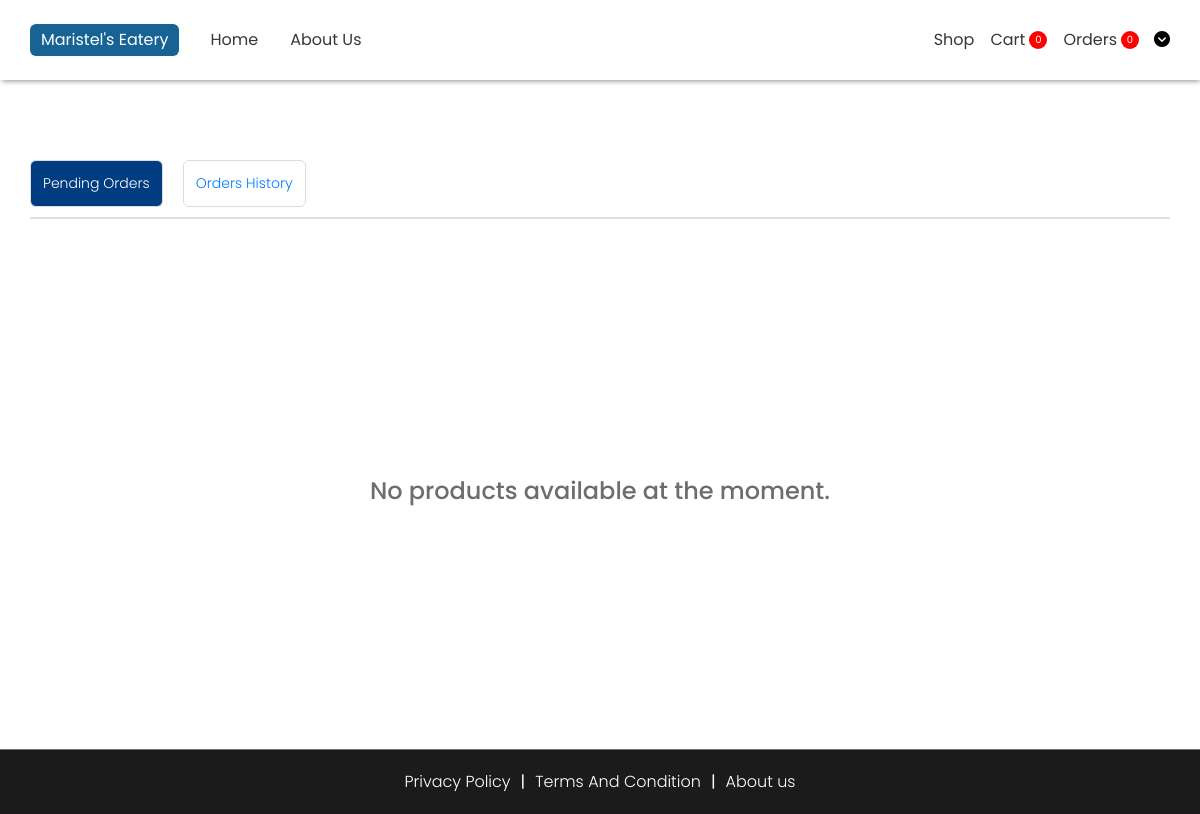
The app's page /components/ProcessOrders.php (signed in), older data.
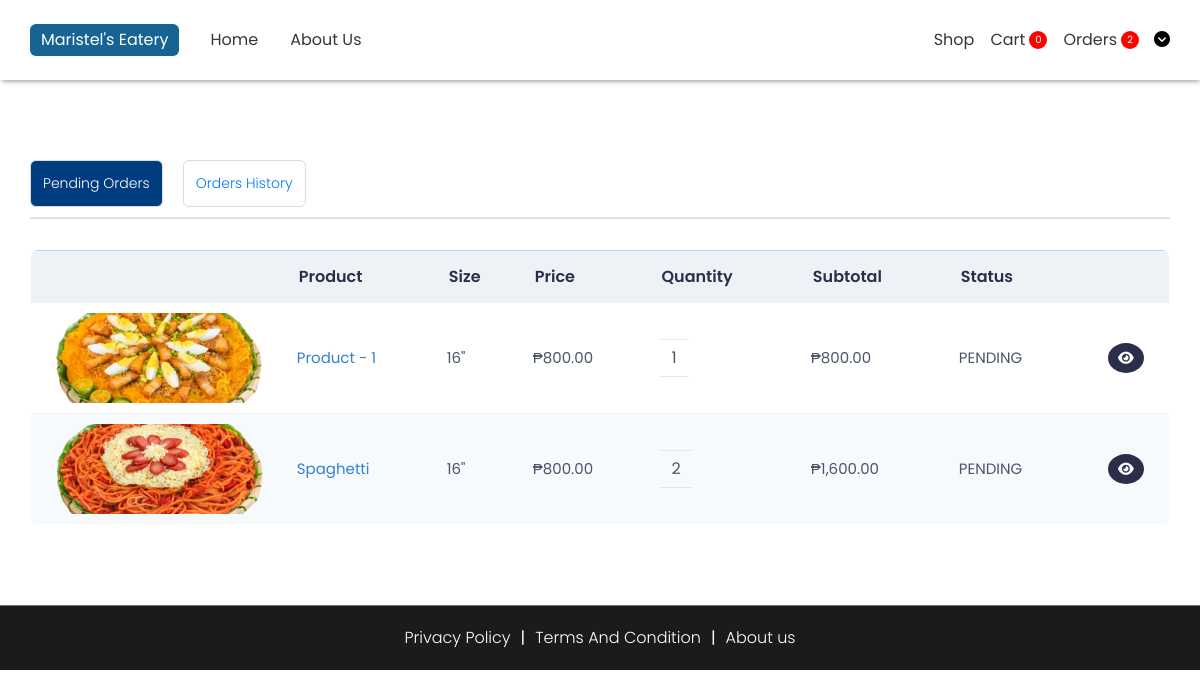
The same page, newer data.
### tables this page shows
CREATE TABLE `tbl_cart` (
  `item_id` int(11) NOT NULL,
  `prod_id` int(11) NOT NULL,
  `prod_qnty` int(11) NOT NULL,
  `prod_size` varchar(50) NOT NULL,
  `order_date` date DEFAULT NULL,
  `claim_date` date DEFAULT NULL,
  `status_id` int(11) NOT NULL DEFAULT 1,
  `order_remarks` varchar(255) DEFAULT 'No remarks',
  `cancel_remarks` varchar(255) DEFAULT 'No remarks',
  `account_id` int(11) NOT NULL
);

CREATE TABLE `tbl_products` (
  `prod_id` int(11) NOT NULL,
  `prod_name` varchar(255) NOT NULL,
  `prod_price_small` int(11) NOT NULL,
  `prod_price_medium` int(11) NOT NULL,
  `prod_price_large` int(11) NOT NULL,
  `prod_description` varchar(255) NOT NULL DEFAULT 'No description yet',
  `prod_type` int(11) NOT NULL,
  `prod_img` varchar(255) NOT NULL
);

### components/ProcessOrders.php (the view, shortened to what this page needs)
<?php
require_once("../backend/config/config.php");
?>
<!DOCTYPE html>
<html lang="en">
<head>
    <link rel="stylesheet" href="../styles/general.css">
    <link rel="stylesheet" href="../styles/footer.css">
    <link rel="stylesheet" href="../styles/navbar.css">
    <link rel="stylesheet" href="../styles/cart.css">
    <link rel="stylesheet" href="https://cdn.jsdelivr.net/npm/bootstrap@4.0.0/dist/css/bootstrap.min.css">
    <link rel="stylesheet" href="https://cdnjs.cloudflare.com/ajax/libs/font-awesome/6.5.2/css/all.min.css">
</head>
<body>
    <?php include "./navbar.php"; ?>
    <?php
        $current_user = $_SESSION['user_id'];
    ?>
    <div class="center">
        <div class="h1-div">
            <div class="active">
                <a href="./ProcessOrders.php">Pending Orders</a>
            </div>
            <div>
                <a href="./history.php">Orders History</a>
            </div>
        </div>
    </div>
    <?php
    $query = "SELECT tc.*, tp.*, ts.status_name, tpt.prod_type_name
    FROM tbl_cart tc
    JOIN tbl_products tp ON tc.prod_id = tp.prod_id
    JOIN tbl_status ts ON tc.status_id = ts.status_id
    JOIN tbl_product_type tpt ON tp.prod_type = tpt.prod_type_id
    WHERE tc.account_id = ? AND tc.status_id IN (3, 4)";
    $stmt = $conn->prepare($query);
    $stmt->bind_param("i", $current_user);
    $stmt->execute();
    $result = $stmt->get_result();
    if ($result->num_rows > 0) {
        $order_price = 0;
    ?>
    <main>
        <div class="center">
            <div class="div" id="grid-process">
                <div class="left-con">
                    <div class="cart-con">
                        <table class="styled-table">
                            <thead>
                                <tr>
                                    <th></th>
                                    <th>Product</th>
                                    <th>Size</th>
                                    <th>Price</th>
                                    <th>Quantity</th>
                                    <th>Subtotal</th>
                                    <th>Status</th>
                                    <th></th>
                                </tr>
                            </thead>
                            <tbody>
                                <?php
                                while ($data = $result->fetch_assoc()) {
                                    $prod_size = array(
                                        "small" => "12",
                                        "medium" => "14",
                                        "large" => "16"
                                    );
                                    if($data["prod_size"] == "small"){
                                        $subtotal = $data["prod_price_small"] * $data["prod_qnty"];
                                        $order_price = $data["prod_price_small"];
                                    } else if($data["prod_size"] == "medium"){
                                        $subtotal = $data["prod_price_medium"] * $data["prod_qnty"];
                                        $order_price = $data["prod_price_medium"];
                                    } else {
                                        $subtotal = $data["prod_price_large"] * $data["prod_qnty"];
                                        $order_price = $data["prod_price_large"];
                                    }
                                ?>
                                <tr>
                                    <td>
                                        <div class="img-con">
                                        <img src="../assets/products/<?php echo $data["prod_img"]; ?>" alt="">
                                        </div>
                                    </td>
                                    <td><?php echo $data["prod_name"]; ?></td>
                                    <td><?php echo $prod_size[$data["prod_size"]]; ?>"</td>
                                    <td>₱<?php echo number_format($order_price, 2); ?></td>
                                    <td>
                                        <div class="qnty-td">
                                            <div class="qnty-js"><?php echo $data["prod_qnty"]; ?></div>
                                        </div>
                                    </td>
                                    <td class="total-price-js">₱<span class="subtotal-js"><?php echo number_format($subtotal, 2); ?></span></td>
                                    <td><?php echo $data["status_name"] == "PROCESS" ? "PENDING" : $data["status_name"]; ?></td>
                                    <?php
                                    if ($data["status_id"] == 3) {
                                    ?>
                                    <td>
                                        <span class="view-driver" data-toggle="modal" data-target="#exampleModal<?php echo $data["item_id"] ?>" data-whatever="@mdo">
                                            <i class="fa-solid fa-eye"></i>
                                        </span>
                                    </td>
                                    <?php } ?>
                                </tr>
                                <?php } ?>
                            </tbody>
                        </table>
                    </div>
                </div>
            </div>
        </div>
    </main>
    <?php
    } else {
    ?>
        <div class="no-products-message">
            <p>No products available at the moment.</p>
        </div>
    <?php } ?>
    <?php include "./footer.php"; ?>
</body>
</html>

### components/navbar.php (shortened to what this page needs)
<?php require_once("../backend/config/config.php") ?>
<nav>
      <div class="left">
        <a href="../index.php"><div class="title-name">Maristel's Eatery</div></a>
        <a href="../index.php"><div>Home</div></a>
        <a href="./aboutUs.php"><div>About Us</div></a>
      </div>
      <div class="right">
          <a href="./Menus.php"><div class="prod">Shop</div></a>
          <?php if(!empty($_SESSION["user_id"])){
                $query = "SELECT COUNT(*) AS cartCount FROM tbl_cart WHERE status_id = 1 and account_id = ?;";
                $stmt = $conn->prepare($query);
                $stmt->bind_param("i", $_SESSION["user_id"]);
                $stmt->execute();
                $result = $stmt->get_result();
                $data = $result->fetch_assoc();
            ?>
            <a href="./cart.php">
                <div class="count-div">
                    Cart
                    <div class="count">
                        <?php echo $data["cartCount"]; ?>
                    </div>
                </div>
            </a>
            <?php }else{
                echo '<a href="./login.php"><div class="prod">Cart</div></a>';
            } ?>
          <?php if(!empty($_SESSION["user_id"])){
                $query = "SELECT COUNT(*) AS CountItems FROM tbl_cart WHERE status_id IN (3, 4) and account_id = ?;";
                $stmt = $conn->prepare($query);
                $stmt->bind_param("i", $_SESSION["user_id"]);
                $stmt->execute();
                $result = $stmt->get_result();
                $data = $result->fetch_assoc();
            ?>
            <a href="./ProcessOrders.php">
                <div class="count-div">
                    Orders
                    <div class="count">
                        <?php echo $data["CountItems"]; ?>
                    </div>
                </div>
            </a>
            <?php } ?>
          <?php if(!empty($_SESSION["user_id"])){ ?>
              <div class="dropdown">
                  <i class="fa-solid fa-circle-chevron-down" onclick="toggleDropdown()"></i>
              </div>
          <?php } else { ?>
              <a href="./login.php"><div class="login">Sign in</div></a>
          <?php }?>
      </div>
    </nav>

### components/footer.php
<footer>
        <div class="center">
        <div class="soc-flex">
          <div class="soc-media-con">
            <a href="./privacyPolicy.php">Privacy Policy</a>
            <div> | </div>
            <a href="./terms.php">Terms And Condition</a>
            <div> | </div>
            <a href="./aboutUs.php">About us</a>
          </div>
        </div>
      </footer>

### styles/general.css (style rules this page uses)
* { font-family: "Poppins", sans-serif; box-sizing: border-box; margin: 0; transition: 0.3s ease; }
a { color: black; text-decoration: none; cursor: pointer; }
img { height: 100%; width: 100%; object-fit: cover; object-position: center; }

### styles/footer.css (style rules this page uses)
footer { background: #1b1b1b; color: white; padding: 20px; border-top: 1px solid rgb(114, 114, 114); }
footer .center { display: flex; justify-content: center; }
footer .footer-flex div a, footer .soc-media-con a { color: white; text-decoration: none; font-weight: 300; }
footer .soc-flex { display: flex; align-items: center; justify-content: space-between; gap: 20px; }
footer .soc-flex .soc-media-con { display: flex; gap: 10px; }

### styles/navbar.css (style rules this page uses)
nav { padding: 0 20px; height: 80px; background: #ffffff; display: flex !important; align-items: center; justify-content: space-between; position: fixed; top: 0; left: 0; right: 0; z-index: 1000; gap: 20px; box-shadow: 1px 2px 5px -1px rgba(0,0,0,0.44); -webkit-box-shadow: 1px 2px 5px -1px rgba(0,0,0,0.44); -moz-box-shadow: 1px 2px 5px -1px rgba(0,0,0,0.44); }
nav .left a, nav .right a { text-decoration: none; color: rgb(55, 55, 55); }
.title-name { background-color: rgb(23, 100, 148); color: white; padding: 5px 10px; border-radius: 6px; }
nav i { cursor: pointer; }
nav .right { display: flex; gap: 14px; }
nav .left { position: fixed; top: 100px; left: 0; right: 0; text-align: center; line-height: 40px; gap: 10px; z-index: 1000; transition: 0.3s ease; height: 0; overflow: hidden; border-bottom: 1px solid transparent; background: transparent; }
nav .left div, nav .right a { border: 1px solid transparent; }
.dropdown { position: relative; display: inline-block; }
.count-div { position: relative; display: flex; align-items: center; gap: 4px; }
nav .right .count { background: red; color: white; border-radius: 50%; width: 18px; height: 18px; font-size: 10px; text-align: center; line-height: 18px; }
.dropdown i { color: black; }
@media (min-width: 768px) { nav { display: flex !important; align-items: center; justify-content: space-between; padding: 0 30px; height: 80px; } }
@media (min-width: 768px) { nav .left, nav .right { display: flex; align-items: center; } }
@media (min-width: 768px) { nav .left { position: static; line-height: 20px; gap: 30px; overflow: visible; border-bottom: none; height: 70px !important; } }

### styles/cart.css (style rules this page uses)
body { margin-top: 70px; height: 100vh; font-family: 'Inter', sans-serif; background-color: #f5f7f9; color: #333; }
main { margin-bottom: 60px; }
main .center, .center { display: flex; align-items: center; justify-content: center; padding: 0 30px; }
main .center .div, .center .h1-div { max-width: 1200px; width: 100%; }
.h1-div { margin-top: 150px; margin-bottom: 30px; border-bottom: 2px solid #e0e0e0; padding-bottom: 10px; display: flex; gap: 20px; }
.h1-div .active { background-color: #003d80; }
.h1-div .active a { color: white; }
.center .div { display: grid; grid-template-columns: 1fr 350px; gap: 30px; }
.styled-table { width: 100%; border-collapse: collapse; margin-bottom: 20px; border: 1px solid #e2e8f0; background-color: #ffffff; border-radius: 8px; overflow: hidden; }
.styled-table th { background-color: #edf2f7; text-align: left; padding: 14px 10px; color: #2b2e4a; font-weight: 600; font-size: 16px; border-top: 2px solid #cbd5e0; }
.styled-table td { border-bottom: 1px solid #edf2f7; padding: 10px 8px; color: #4a5568; font-size: 15px; }
.styled-table tbody tr:nth-child(even) { background-color: #f7fafc; }
.styled-table td:last-child { text-align: center; cursor: pointer; color: #f56565; font-weight: bold; transition: 0.3s ease; }
.styled-table .img-con { height: 90px; }
.styled-table td i { font-size: 14px; background: #2b2e4a; border-radius: 50%; padding: 8px 10px; color: white; }
.styled-table .qnty-td { display: flex; align-items: center; }
.styled-table .qnty-td .qnty-js { padding: 6px 12px; border: 1px solid #e2e8f0; border-left: none; border-right: none; font-size: 16px; }
.styled-table td:nth-child(2) { width: 150px; color: #3182ce; }
.center .h1-div div, .center .vouchers-text { font-weight: 300; font-size: 14px; padding: 12px; border: 1px solid #dcdcdc; border-radius: 6px; margin-top: 10px; }
#grid-process { display: grid; grid-template-columns: 1fr; gap: 20px; }
.no-products-message { display: flex; justify-content: center; align-items: center; height: 500px; font-size: 24px; font-weight: 500; color: rgb(109, 109, 109); }

Row changes from the older to the newer data that the page shows:
added tbl_cart: prod.prod_img (picture), prod.prod_name "Product - 1", prod_size "16", prod.prod_price_large "800.00", prod_qnty "1", subtotal "800.00"
added tbl_cart: prod.prod_img (picture), prod.prod_name "Spaghetti", prod_size "16", prod.prod_price_large "800.00", prod_qnty "2", subtotal "1,600.00"
Text that changed along with them:
$data["CountItems"]: "0" → "2"
text no longer shown: "No products available at the moment."
text now shown: "Product Size Price Quantity Subtotal Status"
